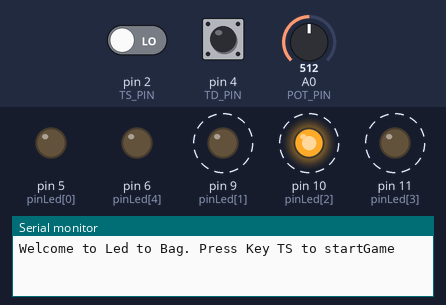
Recording of a sketch running on a simulated Arduino Uno, built with avr-gcc and run on an emulated ATmega328P. Shown: output pins drawn as LEDs (lit = HIGH), the last lines printed to the serial monitor. Dashed ring = blinking. Inputs (shaded band) come from the test bench; at power-on: pin 2 (TS_PIN) LOW, pin 4 (TD_PIN) LOW, A0 (POT_PIN) = 512. Random numbers use the default seed unless the sketch sets one.

Above: at 1.4 s.
1.9 s: pin 2 (TS_PIN) driven HIGH
4.5 s: pin 4 (TD_PIN) driven HIGH
At 7.2 s:
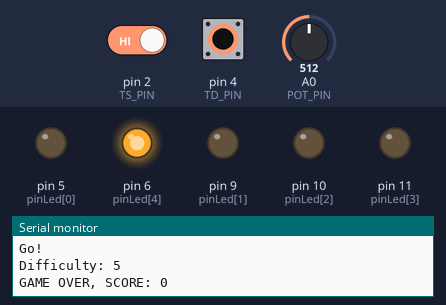
8.7 s: pin 4 (TD_PIN) driven LOW
At 8.97 s:
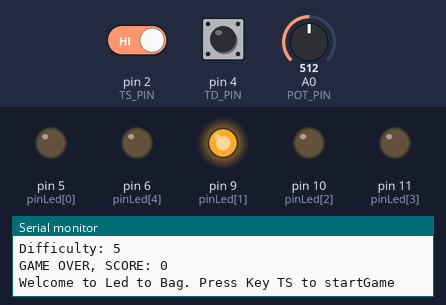
At 10.4 s:
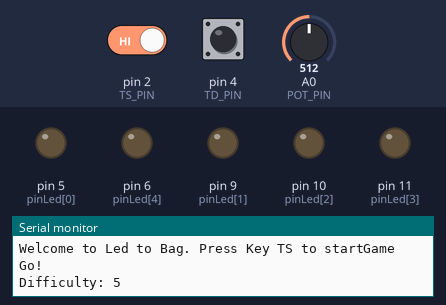
12.2 s: pin 4 (TD_PIN) pulsed HIGH 2 times (0.12 s each, 0.3 s apart)
Timing chart, 0 to 16.7 s (numbered marks = the images above; inputs shaded):
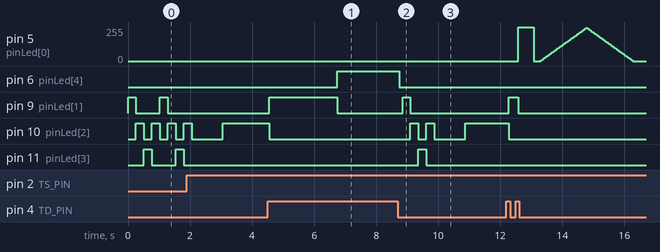

Measured:
- after the input at 8.7 s, pin 9 (pinLed[1]): LOW → HIGH after 0.15 s, → LOW 0.26 s later; pin 10 (pinLed[2]): goes HIGH 0.26 s, LOW 0.26 s, HIGH 0.26 s, LOW 1.0 s, then HIGH, starting after 0.41 s; pin 11 (pinLed[3]): LOW → HIGH after 0.66 s, → LOW 0.26 s later
- by itself, pin 11 (pinLed[3]): alternates HIGH for 0.26 s and LOW for 0.77 s

The sketch:

led_to_bag.ino
```cpp
//Authors: Tassani Andrea && Torroni Michele

#include <stdlib.h>
#include <arduino.h>
#include "function.h"

#define TS_PIN 2
#define TD_PIN 4
#define POT_PIN A0

extern int randLed;
extern int difficulty;
extern int startGame;
extern int pushes;
extern int score;
extern int fadeAmount;
extern int currIntensity;
extern int timeToPlay;
extern int pinLed[5];

void setup() {
  pinMode(pinLed[1], OUTPUT);
  pinMode(pinLed[2], OUTPUT);
  pinMode(pinLed[3], OUTPUT);
  pinMode(pinLed[0], OUTPUT);
  pinMode(pinLed[4], OUTPUT);
  pinMode(TS_PIN, INPUT);
  pinMode(TD_PIN, INPUT);
  pinMode(POT_PIN, INPUT);

  difficulty = 0;
  startGame = 0;
  pushes = 0;
  score = 0;
  currIntensity = 0;
  fadeAmount = 5;
  timeToPlay = 0;
  randLed = 0;

  Serial.begin(9600);
  Serial.println("Welcome to Led to Bag. Press Key TS to startGame");
}

void loop() {
//DIFFICULTY FROM POTENTIOMETER && INITIAL BLINKING
  int potVal = analogRead(POT_PIN);
  difficulty = potVal/127;
  if(difficulty == 8) difficulty = 7;
  if(startGame == 0) initialBlinking();
//START OF THE GAME
  if (startGame != 1 && digitalRead(TS_PIN) == HIGH){
    startGame = 1;
    Serial.println("Go!");
    Serial.print("Difficulty: ");
    Serial.print(difficulty+1);
    Serial.print("\n");
    timeToPlay = (8-difficulty)*9;
  }
//LOGIC OF THE GAME
  if(startGame == 1){
    delay(1000);
    pushes = 0;
    randLed = (rand()/(RAND_MAX/3))+1;
    bringToWhite(randLed);
    if(pushes == randLed) win();
    else if(randLed != 0) lose();
  }
}
```

function.cpp
```cpp
#include <arduino.h>
#include "function.h"
#define TS_PIN 2
#define TD_PIN 4
#define POT_PIN A0

int randLed = 0;
int difficulty = 0;
int startGame = 0;
int pushes = 0;
int score = 0;
int fadeAmount = 4;
int currIntensity = 0;
int timeToPlay = 0;
int pinLed[5] = {5, 9, 10, 11, 6};

void win(){
  Serial.print("\nAnother object in the bag! Count: ");
  Serial.print(++score);
  Serial.print(" objects\n");
  timeToPlay = (timeToPlay*7)/8;
  light(0,0);
  delay(200);
  for(int i=1; i>=-1; i-=2){
    for(int f = 0; f<50; f++){
      analogWrite(pinLed[0],currIntensity);
      currIntensity = currIntensity + (i*fadeAmount);
      delay(30);
    }
  }
  light(0,0);
}

void lose(){
  for(int i=0; i<=3;i++){
    light(i,0);
  }
  light(4,1);
  Serial.print("\nGAME OVER, SCORE: ");
  Serial.print(score);
  Serial.print("\n\n\n\n");
  delay(2000);
  light(4,0);
  setup();
}

void light(int led, int amount) {
  if(amount == 0) digitalWrite(pinLed[led] , 0);
  else  digitalWrite(pinLed[led] , 255);
}

void initialBlinking() {
  for(int i = 1; i <=3; i++) {
    light(i,1);
    delay(256);
    light(i,0);
  }
  light(2,1);
  delay(256);
  light(2,0);
}

void bringToWhite(int randLed) {
  light(randLed,1);
  for(int i = 0; i<(timeToPlay); i++){
    delay(100);
    if(digitalRead(TD_PIN) == 1) {
      pushes++;
      if(pushes == (randLed-2)){
        light(3,0);
        light(2,1);
      }
      if(pushes == (randLed-1)){
        light(2,0);
        light(1,1);
      }
      if (pushes == randLed) {
        light(1,0);
        light(0,1);
        i = timeToPlay*7/8;
      }
      if (pushes > randLed) {
        light(0,0);
        lose();
        pushes = 4;
      }
      delay(100);
      while (digitalRead(TD_PIN) == 1) {
        i++;
        if(i>=timeToPlay){
          lose();
          pushes = 4; //escape win() with pushes=0=randLed
        }
        delay(100);
      }
    }
  }
}
```

function.h
```cpp
//function to reset the variables when the player loose
void lose();

//function to increase the number of object led to the bag and make the white led (pos 0) fading
void win();

//function to set the state of a led, if the "amount" is equal to 0 the led is switched off, otherwise it's set to on
void light(int led, int amount);

//function to set the intro of the game
void initialBlinking();

//main function of the game: it changes the state of the leds when the button TD is pressed, related to the value of "pushes" and "randLed"
void bringToWhite(int randLed);
```
